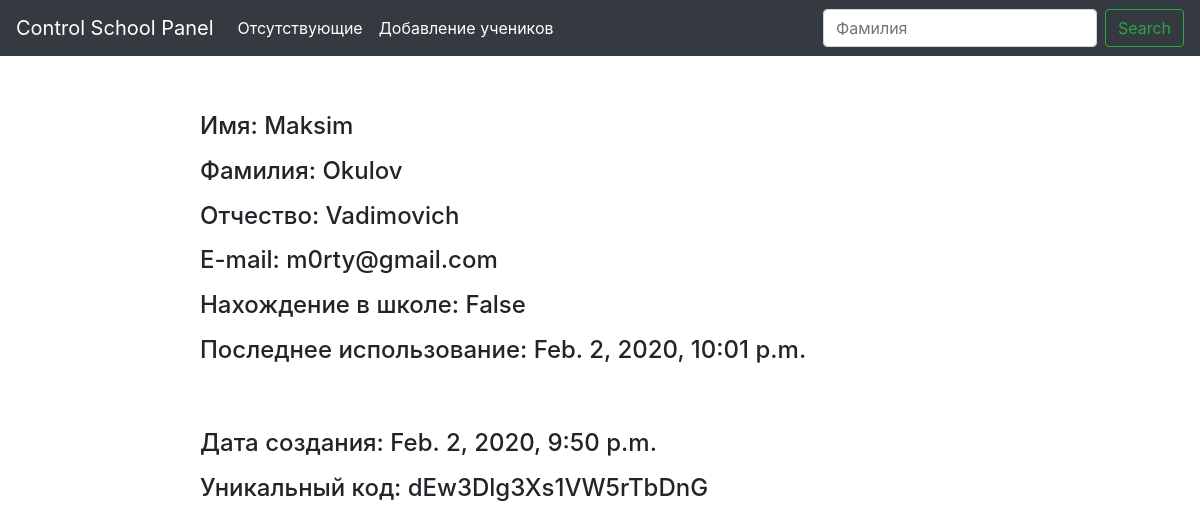
Page /view/dEw3Dlg3Xs1VW5rTbDnG/ on the earlier database version.
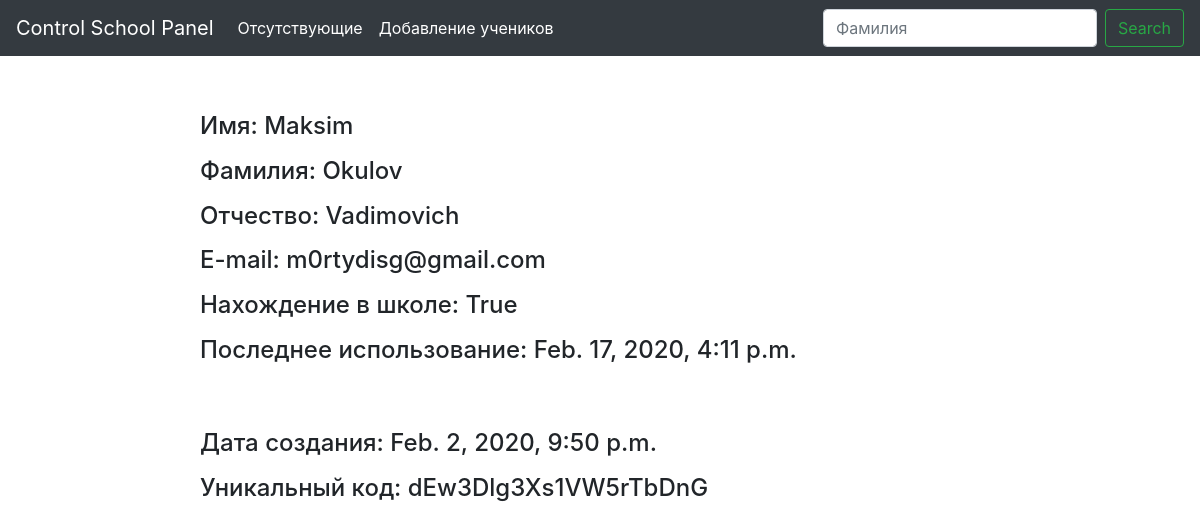
Same page on the later database version.
### api/models.py (models this page shows, shortened)
class Post(models.Model):
    first_name = models.CharField(max_length=100)
    surname = models.CharField(max_length=100)
    patronymic = models.CharField(max_length=100)
    created_date = models.DateTimeField(default=timezone.now())
    slug = models.SlugField(max_length=20, unique=True, default=gen_slug)
    email = models.EmailField(max_length=254)
    in_school = models.CharField(max_length=10, default=False)
    last_use = models.DateTimeField(default=timezone.now())

### api/views.py (the view)
# urls.py: path('view/<str:slug>/', views.view),
def view(request, slug):
    q = Post.objects.get(slug=slug)
    return render(request, "view.html", {"student": q})

### templates/view.html (shortened to what this page needs)
{% extends 'base.html' %}
{% block content %}
<div class="container col-9 offset-md-2">
  <div class="row mt-5">
    <h4 class="mt-2"> Имя: {{ student.first_name }}</h4>
  </div>
  <div class="row">
    <h4 class="mt-2"> Фамилия: {{ student.surname }}</h4>
  </div>
  <div class="row">
    <h4 class="mt-2"> Отчество: {{ student.patronymic }}</h4>
  </div>
    <div class="row">
    <h4 class="mt-2"> E-mail: {{ student.email }}</h4>
  </div>
    <div class="row">
    <h4 class="mt-2"> Нахождение в школе: {{ student.in_school }}</h4>
  </div>
    <div class="row">
    <h4 class="mt-2"> Последнее использование: {{ student.last_use }}</h4>
  </div>
    <div class="row mt-5">
    <h4 class="mt-2"> Дата создания: {{ student.created_date }}</h4>
  </div>
    <div class="row">
    <h4 class="mt-2"> Уникальный код: {{ student.slug }}</h4>
  </div>
</div>
{% endblock %}

Differences in the rows shown:
changed Post "Maksim": email "m0rty@gmail.com" → "m0rtydisg@gmail.com"; in_school "False" → "True"; last_use "Feb. 2, 2020, 10:01 p.m." → "Feb. 17, 2020, 4:11 p.m."
